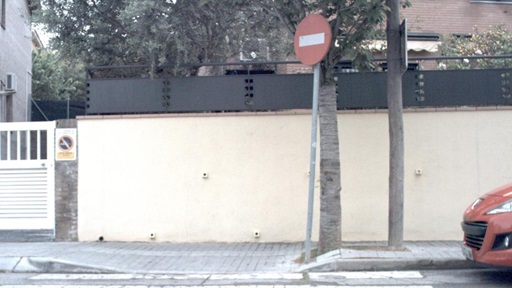
#> input picture Corners and Ellipses/Problem1/img1.jpg, 512 x 288 px
$ jupyter execute 'Corners&Ellipses.ipynb'   (shell and % lines are left out)
#> lines starting #> are read from the running program, lines starting #| are printed output that depends on the picture; after the words box and inside, x2 and y2 are one past the last pixel; in counts of white or black regions, pixels touching at a corner belong together
***
## Import Packages

[cell 1]
import cv2
import os
import numpy as np
import matplotlib.pyplot as plt

<a id='Section 1'></a>
***
<a href='#Section 0'> Back to top </a>
## Problem 1. Working with Corners
***
###  For the images in folder Problem1:

### (1) Use Harris corner detector to find the corner responses for img1 and img2. Show the detected corners in both images in red color and draw a blue circle of radius 15 and thickness of 2 around the corner with the highest response in both images. Show the two images.

<font size="2"> <strong>Note:</strong> Problem provided by Prof Iyad Jaafer. </font>

[cell 2]
p1img1=cv2.imread('Problem1/img1.jpg')
#> p1img1 is the input picture: shape (288, 512, 3); mean B, G, R 171, 168.4, 168.3
p1img2=cv2.imread('Problem1/img2.jpg')
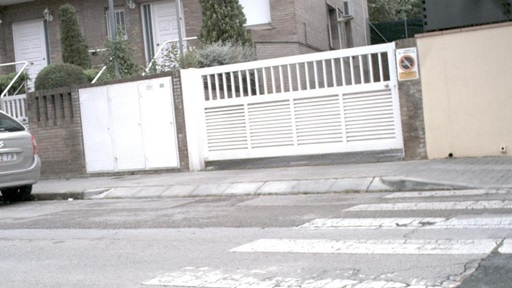
#> input picture Corners and Ellipses/Problem1/img2.jpg, 512 x 288 px
#> p1img2 is the input picture: shape (288, 512, 3); mean B, G, R 179.6, 180.5, 182.5

p1img1g = cv2.cvtColor(p1img1,cv2.COLOR_BGR2GRAY)
p1img1g=cv2.GaussianBlur(p1img1g,(5,5),0)
img1Corner= cv2.cornerHarris(p1img1g,2,3,0.04)
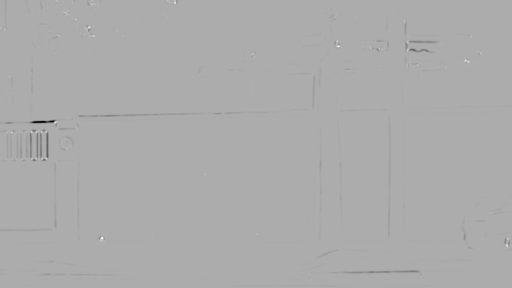
#> img1Corner: shape (288, 512) float32; min -0.002, max 0.000957, mean -5.11e-06; drawn with min black and max white

thresh1=0.1*img1Corner.max()
#> thresh1 = 9.57e-05
img1Corner[img1Corner<thresh1]=0


p1img2g = cv2.cvtColor(p1img2,cv2.COLOR_BGR2GRAY)
p1img2g=cv2.GaussianBlur(p1img2g,(5,5),0)
img2Corner= cv2.cornerHarris(p1img2g,2,3,0.04)

ksize = 5 # size of window to search
for x in range(ksize,img1Corner.shape[0]-ksize):
    for y in range(ksize,img1Corner.shape[1]-ksize):
        mx = img1Corner[x-ksize:x+ksize,y-ksize:y+ksize].max()
        if img1Corner[x,y] < mx:
            img1Corner[x,y] = 0 # supress

        mx = img2Corner[x-ksize:x+ksize,y-ksize:y+ksize].max()
        if img2Corner[x,y] < mx:
            img2Corner[x,y] = 0 # supress
#> img1Corner: shape (288, 512) float32; min 0, max 0.000957, mean 1.19e-07


thresh2=0.1*img2Corner.max()
#> thresh2 = 0.000136
img2Corner[img2Corner<thresh2]=0
#> img2Corner: shape (288, 512) float32; min 0, max 0.00136, mean 1.22e-07


mask1=np.copy(img1Corner)
mask1 = cv2.dilate(mask1,np.ones((4,4)))
im1show = np.copy(p1img1)
im1show[mask1!=0] = [255,0,0]
#> im1show: shape (288, 512, 3); 0.52% of pixels changed, all inside (x1, y1, x2, y2) = (3, 0, 511, 249)
im1show[mask1==mask1.max()]=[0,0,255]
#> im1show: shape (288, 512, 3); mean B, G, R 171.5, 167.6, 167.6

mask2=np.copy(img2Corner)
mask2 = cv2.dilate(mask2,np.ones((4,4)))
im2show = np.copy(p1img2)
im2show[mask2!=0] = [255,0,0]
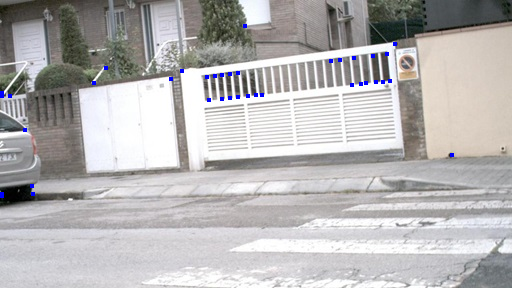
#> im2show: shape (288, 512, 3); 0.4% of pixels changed, all inside (x1, y1, x2, y2) = (0, 24, 454, 198)
im2show[mask2==mask2.max()]=[0,0,255]
#> im2show: shape (288, 512, 3); 0.01% of pixels changed, all inside (x1, y1, x2, y2) = (0, 93, 4, 97)

plt.figure(figsize=(13,13))
plt.subplot(1,2,1)
plt.imshow(im1show)
plt.axis('off')
plt.title('Thresholded Response1',fontsize=12)

plt.figure(figsize=(13,13))
plt.subplot(1,2,1)
plt.imshow(im2show)
plt.axis('off')
plt.title('Thresholded Response2',fontsize=12)

### (2) For the corner with the highest response in img1, investigate whether you can find its best corresponding corner in img2 using the template matching funtion in OpenCV (cv2.matchTemplate). Your code should output the two images side by side with blue circle drawn around the corresponding two corners. Also, show the result of correlation and draw a circle around the point with highest correlation.

[cell 3]
max_loc_img1 = np.unravel_index(np.argmax(img1Corner), img1Corner.shape)
#> max_loc_img1 = (238, 102)
template = p1img1[max_loc_img1[0] - 20 : max_loc_img1[0] + 20,
                  max_loc_img1[1] - 20 : max_loc_img1[1] + 20, :]


result = cv2.matchTemplate(p1img2, template, cv2.TM_CCOEFF_NORMED)
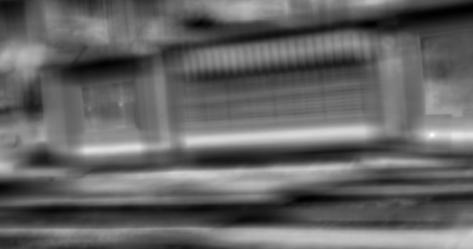
#> result: shape (249, 473) float32; min -0.724, max 0.96, mean -0.0584; drawn with min black and max white


min_val, max_val, min_loc, max_loc = cv2.minMaxLoc(result)
#> min_val = -0.724; max_val = 0.96; min_loc = (304, 199); max_loc = (432, 134)


img1_result = np.copy(p1img1)
img2_result = np.copy(p1img2)

cv2.circle(img1_result, max_loc_img1[::-1], 3, (0, 0, 255), -1)
#> img1_result: shape (288, 512, 3); 0.02% of pixels changed, all inside (x1, y1, x2, y2) = (99, 235, 106, 242)
cv2.circle(img2_result, (max_loc[0] + 20, max_loc[1] + 20), 3, (255, 0, 0), -1)
#> img2_result: shape (288, 512, 3); 0.02% of pixels changed, all inside (x1, y1, x2, y2) = (449, 151, 456, 158)

plt.figure(figsize=(15, 5))

plt.subplot(121)
plt.imshow(img1_result[:, :, ::-1])
plt.axis("off")
plt.title('Image 1 - Max Response Corner')

plt.subplot(122)
plt.imshow(img2_result[:, :, ::-1])
plt.axis("off")
plt.title('Image 2 - Max Correlation Corner')


plt.show()

<a id='Section 2'></a>
***
<a href='#Section 0'> Back to top </a>
## Problem 2. Fitting ellipses
***
### The images in folder Problem2 are noisy color images for solid ellipses with orientation along the y-axis such that their centers are at (xc,200). The length of the major and minor axes of these ellipses are 340 and 40, respectively.

### It is required to use what you have learnet so far (edge detection, edge linking, Hough transform, ...) to detect as many of these ellipses as you can by drawing a white bounding rectangle around each ellipse as shown below. Show the results of your approach for the three test images in the folder.

### Your code should be put inside a function called findEllipses that accept the image and shows the detected ellipses as shown below. I should be able to input any image to your funtction and get the result.

<font size="2"> <strong>Note:</strong> Problem provided by Prof Iyad Jaafer. </font>

[cell 4]
# Your function
def findEllipses(img):
    img=cv2.GaussianBlur(img,(9,9),0)
    imgg=cv2.cvtColor(img,cv2.COLOR_BGR2GRAY)

    imgb = cv2.adaptiveThreshold(imgg, 255, cv2.ADAPTIVE_THRESH_MEAN_C, cv2.THRESH_BINARY, 601, 2)
    kernel = np.ones((5, 5), np.uint8)
    # Apply erosion
    imgb = cv2.erode(imgb, kernel, iterations=1)
    contours,_= cv2.findContours(imgb, cv2.RETR_EXTERNAL, cv2.CHAIN_APPROX_SIMPLE)
    contour_image = np.zeros(img.shape)

    for contour in contours:
     if len(contour) >= 5:
        ellipse = cv2.fitEllipse(contour)
        cv2.ellipse(contour_image, ellipse, (0, 0, 255), 2)
         # Get the bounding rectangle
        rect = cv2.boundingRect(contour)

        # Draw the bounding rectangle in white
        cv2.rectangle(img, rect, (255, 255, 255), 2)

    result=img

    return result

[cell 5]
# Test img1
p2img1=cv2.imread('Problem2/img1.jpg')
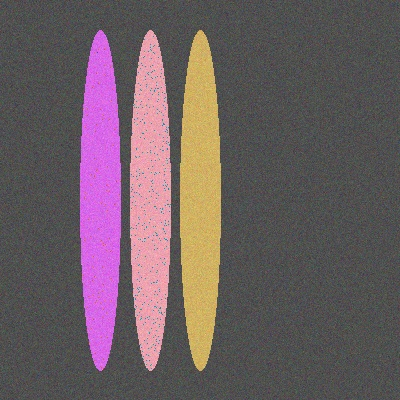
#> input picture Corners and Ellipses/Problem2/img1.jpg, 400 x 400 px
#> p2img1 is the input picture: shape (400, 400, 3); mean B, G, R 97.7, 93.5, 108
plt.axis("off")
plt.imshow(findEllipses(p2img1),cmap='gray')
#> in findEllipses, `imgb = cv2.adaptiveThreshold(imgg, 255, cv2.ADAPTIVE_THRESH_MEAN_C, cv..`: imgb: shape (400, 400); 23.7% white; 3 white regions, box (x1, y1, x2, y2) and area: (127, 28, 174, 373) 12761, (177, 28, 224, 373) 12697, (78, 28, 123, 373) 12497
#> in findEllipses, `imgb = cv2.erode(imgb, kernel, iterations=1)`:
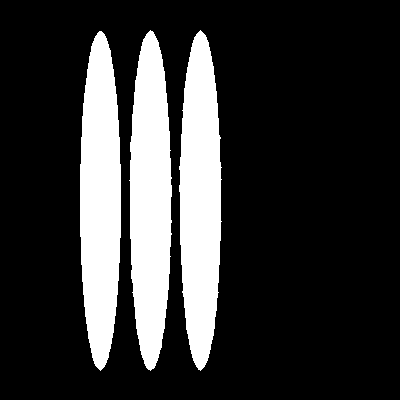
#> imgb: shape (400, 400); 20.7% white; 3 white regions
#> in findEllipses, `contours,_= cv2.findContours(imgb, cv2.RETR_EXTERNAL, cv2.CHAIN_APPROX..`: contours = 3 contours; box (x1, y1, x2, y2) and area: (129, 30, 172, 371) 10800, (179, 30, 222, 371) 10740, (80, 31, 121, 371) 10612
#> the loop in findEllipses, `for contour in contours:` made 3 passes
#> (ellipse, rect) on passes 1 to 3: (((99.98, 199.9), (40.02, 337.8), 180), (80, 31, 41, 340)), (((200, 199.9), (40.94, 337.7), 0.0029), (179, 30, 43, 341)), (((150.1, 200.1), (40.91, 338.4), 180), (129, 30, 43, 341))
#> after the loop in findEllipses, `for contour in contours:`: img: shape (400, 400, 3); mean of channels 0, 1, 2 104.5, 100.6, 114.6

[cell 6]
# Test img2
p2img2=cv2.imread('Problem2/img2.jpg')
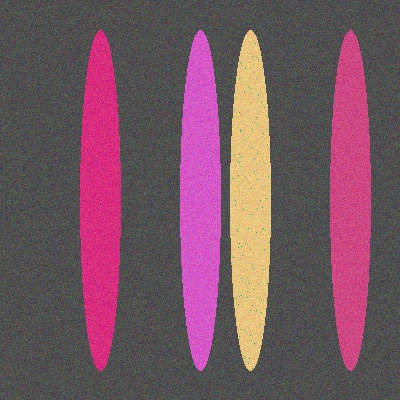
#> input picture Corners and Ellipses/Problem2/img2.jpg, 400 x 400 px
#> p2img2 is the input picture: shape (400, 400, 3); mean B, G, R 97.7, 85.1, 117.4
plt.axis("off")
plt.imshow(findEllipses(p2img2),cmap='gray')
#> in findEllipses (call 2), `imgb = cv2.adaptiveThreshold(imgg, 255, cv2.ADAPTIVE_THRESH_MEAN_C, cv..`: imgb: shape (400, 400); 31.1% white; 7 white regions (3 under 20 px), largest, box (x1, y1, x2, y2) and area: (227, 28, 274, 373) 13063, (177, 28, 224, 373) 12502, (328, 29, 373, 372) 12271, (78, 29, 123, 372) 11889
#> in findEllipses (call 2), `imgb = cv2.erode(imgb, kernel, iterations=1)`: imgb: shape (400, 400); 27.2% white; 4 white regions
#> in findEllipses (call 2), `contours,_= cv2.findContours(imgb, cv2.RETR_EXTERNAL, cv2.CHAIN_APPROX..`: contours = 4 contours; box (x1, y1, x2, y2) and area: (229, 30, 272, 371) 11162, (180, 31, 221, 370) 10609, (330, 31, 371, 370) 10360, (80, 31, 121, 370) 9967
#> the loop in findEllipses (call 2), `for contour in contours:` made 4 passes
#> (ellipse, rect) on passes 1 to 4: (((349.9, 199.9), (39.28, 335.1), 0.00721), (330, 31, 41, 339)), (((200, 199.7), (40.04, 337.7), 180), (180, 31, 41, 339)), (((100, 199.8), (38.28, 332.7), 0.0285), (80, 31, 41, 339)), (((250, 199.8), (41.94, 339.1), 180), (229, 30, 43, 341))
#> after the loop in findEllipses (call 2), `for contour in contours:`:
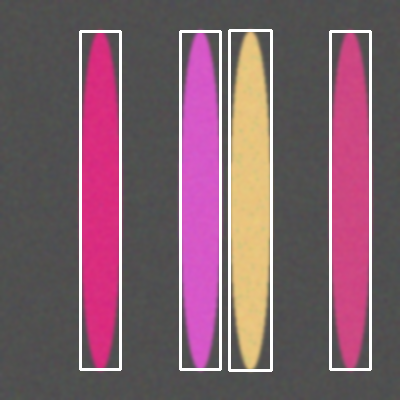
#> img: shape (400, 400, 3); mean of channels 0, 1, 2 106.9, 95, 125.8; drawn as B, G, R

[cell 7]
# Test img3
p2img3=cv2.imread('Problem2/img3.jpg')
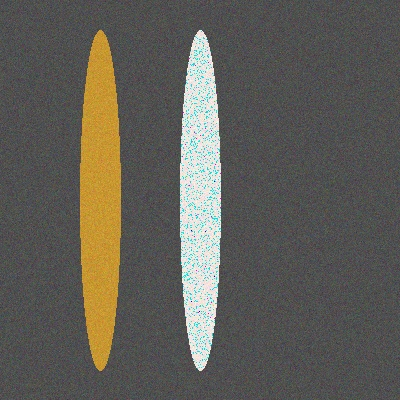
#> input picture Corners and Ellipses/Problem2/img3.jpg, 400 x 400 px
#> p2img3 is the input picture: shape (400, 400, 3); mean B, G, R 87.3, 94.6, 96.8
plt.axis("off")
plt.imshow(findEllipses(p2img3))
#> in findEllipses (call 3), `imgb = cv2.adaptiveThreshold(imgg, 255, cv2.ADAPTIVE_THRESH_MEAN_C, cv..`: imgb: shape (400, 400); 16.2% white; 5 white regions (3 under 20 px), largest, box (x1, y1, x2, y2) and area: (177, 27, 224, 374) 13168, (77, 28, 124, 373) 12790
#> in findEllipses (call 3), `imgb = cv2.erode(imgb, kernel, iterations=1)`: imgb: shape (400, 400); 14.2% white; 2 white regions
#> in findEllipses (call 3), `contours,_= cv2.findContours(imgb, cv2.RETR_EXTERNAL, cv2.CHAIN_APPROX..`: contours = 2 contours; box (x1, y1, x2, y2) and area: (179, 30, 222, 371) 11260, (79, 30, 122, 371) 10807
#> the loop in findEllipses (call 3), `for contour in contours:` made 2 passes
#> (ellipse, rect) on passes 1 to 2: (((200, 199.7), (42.15, 340.9), 0.00527), (179, 30, 43, 341)), (((100, 200.2), (40.97, 338.7), 180), (79, 30, 43, 341))
#> after the loop in findEllipses (call 3), `for contour in contours:`:
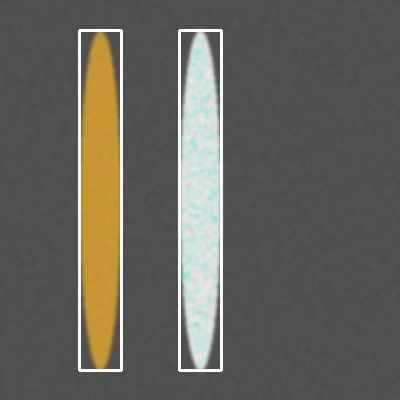
#> img: shape (400, 400, 3); mean of channels 0, 1, 2 92.2, 99.2, 101.3; drawn as B, G, R
